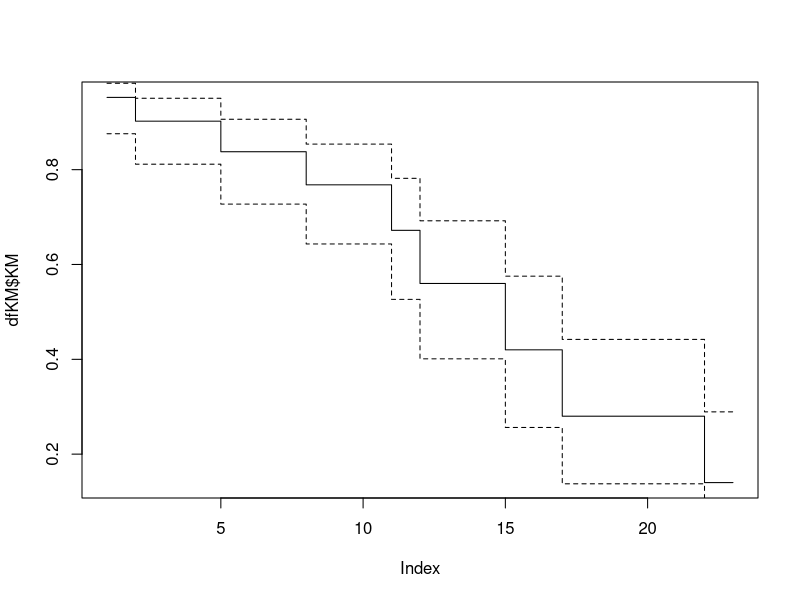
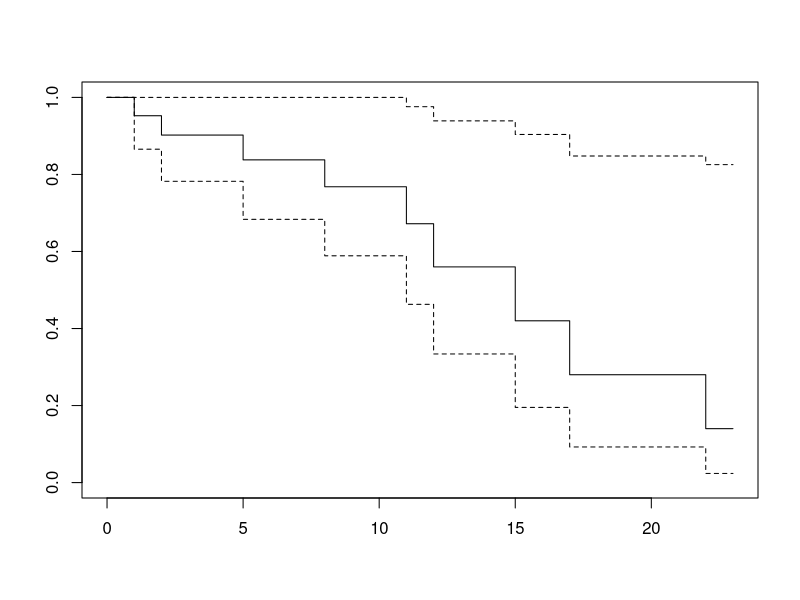

These charts were generated, in order, by the following R code:
# For ordering data
library(dplyr)
# Loading the leukemia data 
library(KMsurv)
# For the KM curve
library(survival)
data(drug6mp)
d <- drug6mp
?drug6mp

# The Kaplan Meier estimator without using the survival package.

t <- 1:max(d$t1)
dfKM <- data.frame(t=t) %>%
  mutate(at_risk = 0,
         events = 0,
         censor = 0)

for (i in t){
  dfKM$at_risk[i] <- sum(d$t1 >= i)
  dfKM$events[i] <- nrow(d[d$t1 == i & d$relapse == 1,])
  dfKM$censor[i] <- nrow(d[d$t1 == i & d$relapse == 0,])
}

z <- qnorm(.975)

dfKM <- mutate(dfKM,
               KM = cumprod(1-events/at_risk),
               KM_var = sqrt(KM^2*cumsum(events/(at_risk*(at_risk-events)))),
               KM_min = KM^(exp(KM_var/(KM*log(KM)))),
               KM_plus = KM^(exp(-KM_var/(KM*log(KM)))))



plot(dfKM$KM, type = 's')
lines(t, dfKM$KM_min, type = "s", lty = 2)
lines(t, dfKM$KM_plus, type = "s", lty = 2)

# The Kaplan Meier estimator using the survival package.

KM_surv_object = Surv(d$t1,d$relapse)
KM_surv = survfit(KM_surv_object ~ 1)
plot(KM_surv)
